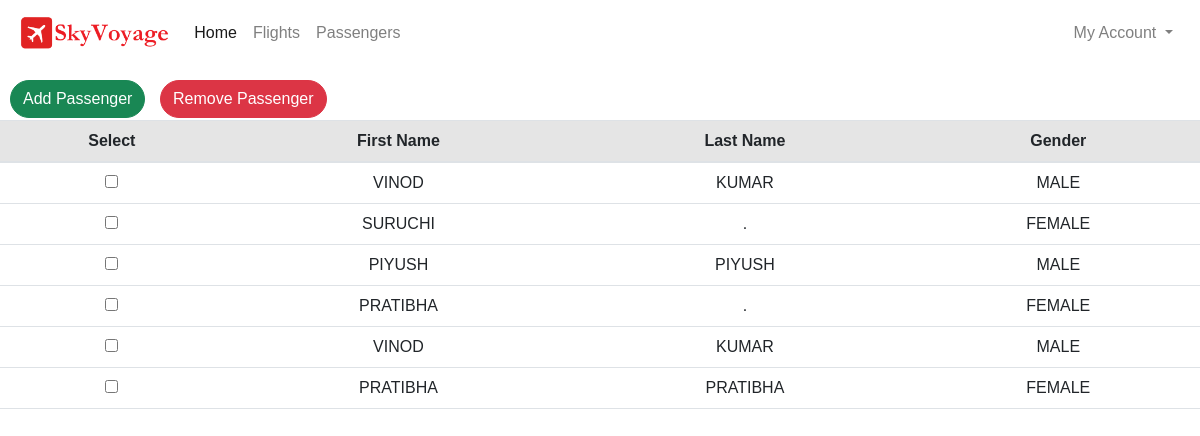
/passengers (signed in), run on an earlier commit of the app's database.
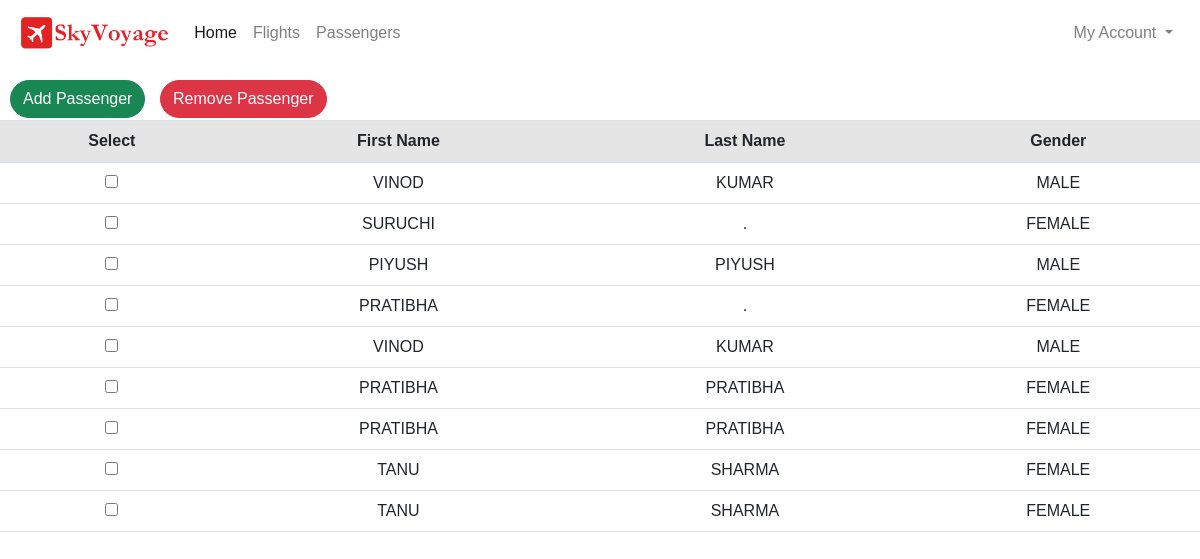
And on a later commit of the database.
### flight/models.py (models this page shows, shortened)
class Passenger(models.Model):
    first_name = models.CharField(max_length=64, blank=True)
    last_name = models.CharField(max_length=64, blank=True)
    gender = models.CharField(max_length=20, choices=GENDER, blank=True)

### flight/views.py (the view)
# urls.py: path('passengers', views.Passengers, name='Passengers'),
def Passengers(request):
    if request.user.is_superuser:
        passengers = Passenger.objects.all()
        return render(request, 'flight/passengersList.html', {'passengers': passengers})
    return redirect("/")

### flight/templates/flight/passengersList.html (shortened to what this page needs)
{% extends 'flight/MarshallLayout.html' %}
{% load static %}
{% block body %}
<div class="ct" style="margin-top: 120px;">
    <button type="button" class="btn btn-success" data-bs-toggle="modal" data-bs-target="#exampleModal" style="position: fixed; float: left;  margin-top: -40px;">Add Passenger</button>
    <form method="POST" action="{% url 'RemovePassengers' %}">
        <div class="button-group">
            <button type="submit" id="remove-btn" class = "btn btn-danger" style="position: fixed; margin-left: 160px; margin-top: -40px;" disbaled>Remove Passenger</button>
        </div>
        <table class="table" style="margin-top: 20px;">
            <thead>
                <tr class="table-active">
                    <th>Select</th>
                    <th>First Name</th>
                    <th>Last Name</th>
                    <th>Gender</th>
                </tr>
            </thead>
            <tbody style="text-align: center;">
                {% for passenger in passengers %}
                <tr>
                    <td style="text-transform: uppercase;"><input type="checkbox" name="selected_passengers" value="{{ passenger.first_name }}"></td>
                    <td style="text-transform: uppercase;">{{ passenger.first_name }}</td>
                    <td style="text-transform: uppercase;">{{ passenger.last_name }}</td>
                    <td style="text-transform: uppercase;">{{ passenger.gender }}</td>
                </tr>
                {% endfor %}
            </tbody>
        </table>
    </form>
</div>
{% endblock%}

What changed in the data, as far as the page shows it:
added Passenger: first_name "PRATIBHA", last_name "PRATIBHA", gender "FEMALE"
added Passenger: first_name "TANU", last_name "SHARMA", gender "FEMALE"
added Passenger: first_name "TANU", last_name "SHARMA", gender "FEMALE"
